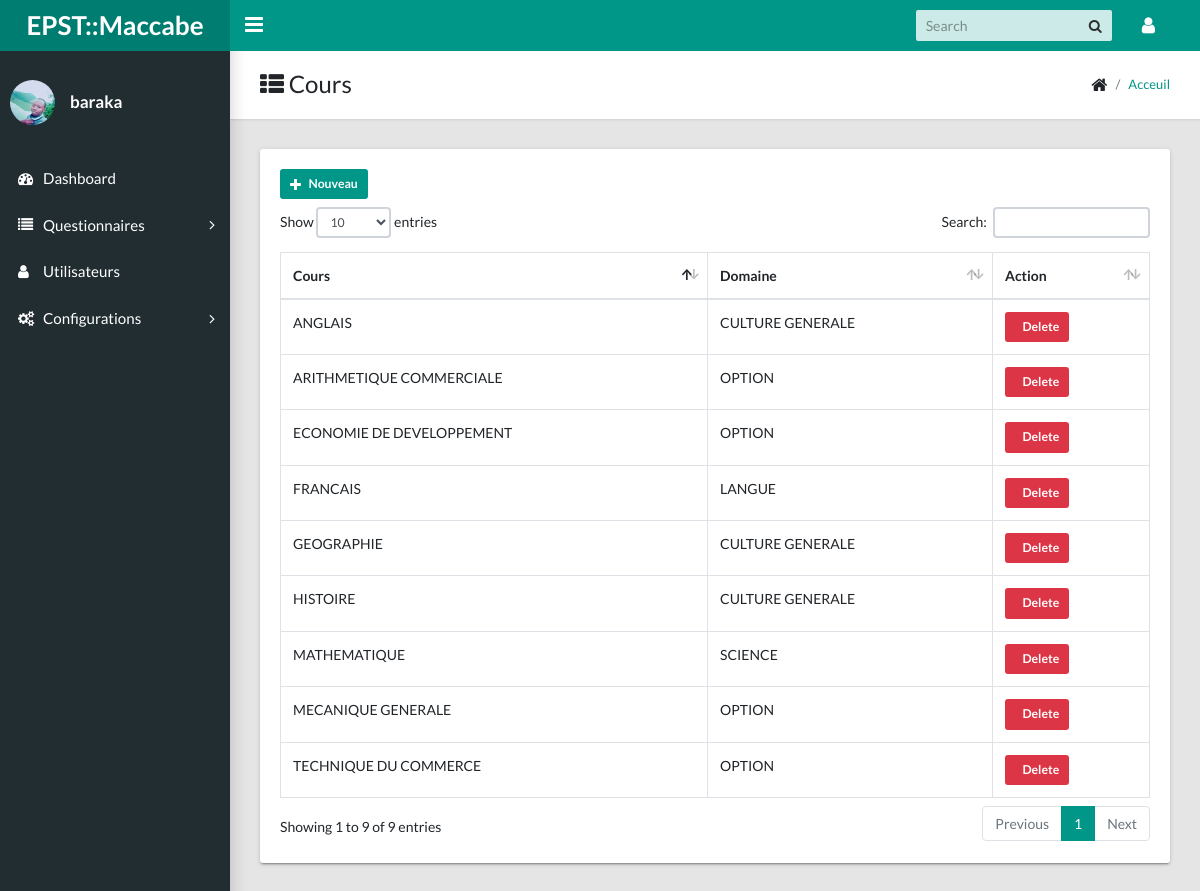
The app's page /admin/cours.php (signed in) with its own data.
### tables this page shows
CREATE TABLE `t_user` (
  `CodeUser` int(11) NOT NULL,
  `NomUser` varchar(50) NOT NULL,
  `PostnomUser` varchar(50) NOT NULL,
  `Username` varchar(15) DEFAULT NULL,
  `Matricule` varchar(15) NOT NULL,
  `Email` varchar(200) NOT NULL,
  `Password` varchar(200) NOT NULL,
  `CodeCategorie` int(11) NOT NULL,
  `CodeEleve` int(11) DEFAULT NULL,
  `Photo` text NOT NULL,
  `Created_on` date NOT NULL
);

CREATE TABLE `t_cours` (
  `CodeCours` int(11) NOT NULL,
  `Cours` varchar(255) NOT NULL,
  `CodeDomaine` int(11) NOT NULL
);

CREATE TABLE `t_domaine` (
  `IdDomaine` int(11) NOT NULL,
  `Domaine` varchar(100) NOT NULL,
  `CodeDomaine` varchar(4) NOT NULL
);

### admin/includes/sessionconnected.php (called while the page is built, shortened)
<?php
	include 'conn.php';
	$conn = $pdo->open();
	$stmt = $conn->prepare("SELECT * FROM t_user WHERE CodeUser=:code");
	$stmt->execute(['code'=>$_SESSION['ConnectAdmin']]);
	$user = $stmt->fetch();
?>

### admin/cours.php (the view, shortened to what this page needs)
<?php
include("includes/sessionconnected.php");
include("includes/head.php");
include("includes/navbar_menubar.php");
?>
<main class="app-content">
      <div class="app-title">
        <div>
          <h1><i class="fa fa-th-list"></i> Cours</h1>
        </div>
        <ul class="app-breadcrumb breadcrumb side">
          <li class="breadcrumb-item"><i class="fa fa-home fa-lg"></i></li>
          <li class="breadcrumb-item active"><a href="hpme.php">Acceuil</a></li>
        </ul>
      </div>
      <div class="row">
        <div class="col-md-12">
          <div class="tile">
                <div class="box-header with-border" style="margin-bottom: 8px;">
                    <a href="#addcours" data-toggle="modal" class="btn btn-primary btn-sm btn-flat"><i class="fa fa-plus"></i> Nouveau</a>
                </div>
            <div class="tile-body">
              <div class="table-responsive">
                <table class="table table-hover table-bordered" id="sampleTable">
                  <thead>
                    <tr>
                      <th>Cours</th>
                      <th>Domaine</th>
                      <th>Action</th>
                    </tr>
                  </thead>
                  <tbody>
                        <?php
                            $conn = $pdo->open();
                            try{
                            $stmt = $conn->prepare("SELECT Cours, Domaine FROM t_cours
                                                    INNER JOIN t_domaine
                                                    ON t_cours.CodeDomaine=t_domaine.IdDomaine
                                                    ORDER BY Cours DESC");
                            $stmt->execute();
                            foreach($stmt as $cours){
                                echo "
                                <tr>
                                    <td>".$cours['Cours']."</td>
                                    <td>".$cours['Domaine']."</td>
                                    <td>
                                        <a href='#' class='btn btn-danger btn-sm btn-flat'><i class='fa fa-delete'></i> Delete</a>
                                    </td>
                                </tr>
                                ";
                            }
                            }
                            catch(PDOException $e){
                            echo $e->getMessage();
                            }
                        ?>
                  </tbody>
                </table>
              </div>
            </div>
          </div>
        </div>
      </div>
    </main>
    <?php
    include("includes/script.php");
    ?>

### admin/includes/navbar_menubar.php (shortened to what this page needs)
<body class="app sidebar-mini">
    <header class="app-header"><a class="app-header__logo" href="home.php" style="font-weight: bold;">EPST::Maccabe</a>
      <a class="app-sidebar__toggle" href="#" data-toggle="sidebar" aria-label="Hide Sidebar"></a>
      <ul class="app-nav">
        <li class="app-search">
          <input class="app-search__input" type="search" placeholder="Search">
          <button class="app-search__button"><i class="fa fa-search"></i></button>
        </li>
        <li class="dropdown"><a class="app-nav__item" href="#" data-toggle="dropdown" aria-label="Open Profile Menu"><i class="fa fa-user fa-lg"></i></a>
        </li>
      </ul>
    </header>
    <aside class="app-sidebar">
      <div class="app-sidebar__user"><img class="app-sidebar__user-avatar" src="<?php echo (!empty($user['Photo'])) ? 'images/images_db/'.$user['Photo'] : 'images/user.png'; ?>" alt="User Image" style="width: 100%; max-width: 45px; height: auto;">
        <div>
          <p class="app-sidebar__user-name" style="text-transform: lowercase; font-weight: bold;"><?php echo $user['Username']; ?></p>
        </div>
      </div>
      <ul class="app-menu">
        <li><a class="app-menu__item" href="home.php"><i class="app-menu__icon fa fa-dashboard"></i><span class="app-menu__label">Dashboard</span></a></li>
        <li class="treeview"><a class="app-menu__item" href="#" data-toggle="treeview"><i class="app-menu__icon fa fa-list"></i><span class="app-menu__label">Questionnaires</span><i class="treeview-indicator fa fa-angle-right"></i></a>
        </li>
        <li><a class="app-menu__item" href="user.php"><i class="app-menu__icon fa fa-user"></i><span class="app-menu__label">Utilisateurs</span></a></li>
        <li class="treeview"><a class="app-menu__item" href="#" data-toggle="treeview"><i class="app-menu__icon fa fa-cogs"></i><span class="app-menu__label">Configurations</span><i class="treeview-indicator fa fa-angle-right"></i></a>
        </li>
      </ul>
    </aside>

### records on screen
t_user: Photo (picture), Username "baraka"
t_cours: Cours "TECHNIQUE DU COMMERCE", CodeDomaine.Domaine "OPTION"
t_cours: Cours "MECANIQUE GENERALE", CodeDomaine.Domaine "OPTION"
t_cours: Cours "MATHEMATIQUE", CodeDomaine.Domaine "SCIENCE"
t_cours: Cours "HISTOIRE", CodeDomaine.Domaine "CULTURE GENERALE"
t_cours: Cours "GEOGRAPHIE", CodeDomaine.Domaine "CULTURE GENERALE"
t_cours: Cours "FRANCAIS", CodeDomaine.Domaine "LANGUE"
t_cours: Cours "ECONOMIE DE DEVELOPPEMENT", CodeDomaine.Domaine "OPTION"
t_cours: Cours "ARITHMETIQUE COMMERCIALE", CodeDomaine.Domaine "OPTION"
t_cours: Cours "ANGLAIS", CodeDomaine.Domaine "CULTURE GENERALE"
